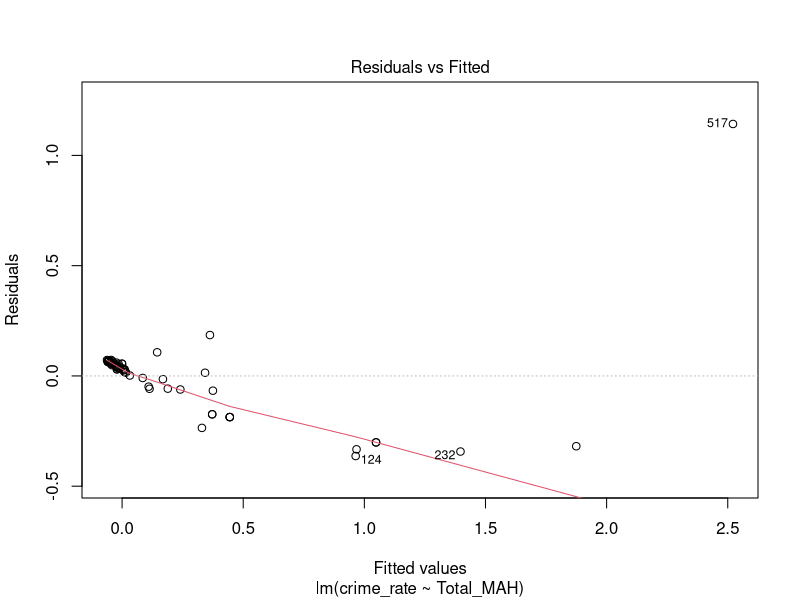
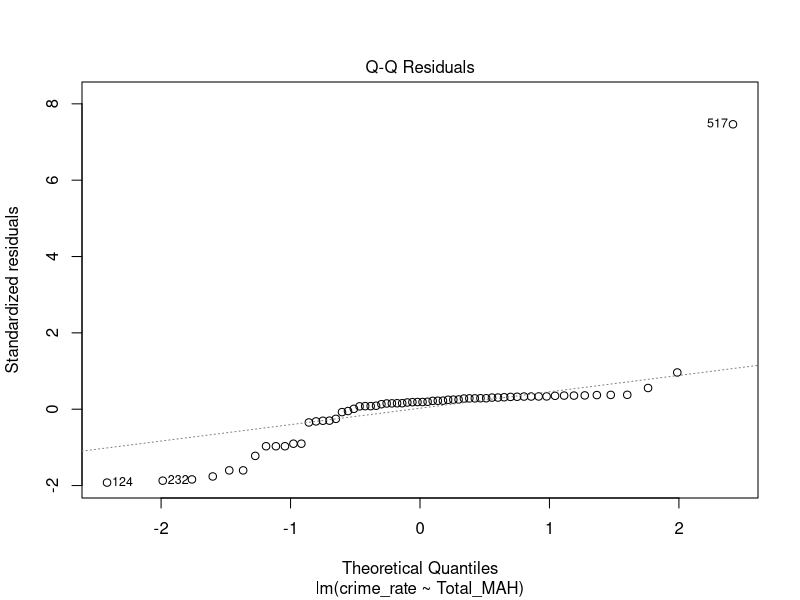
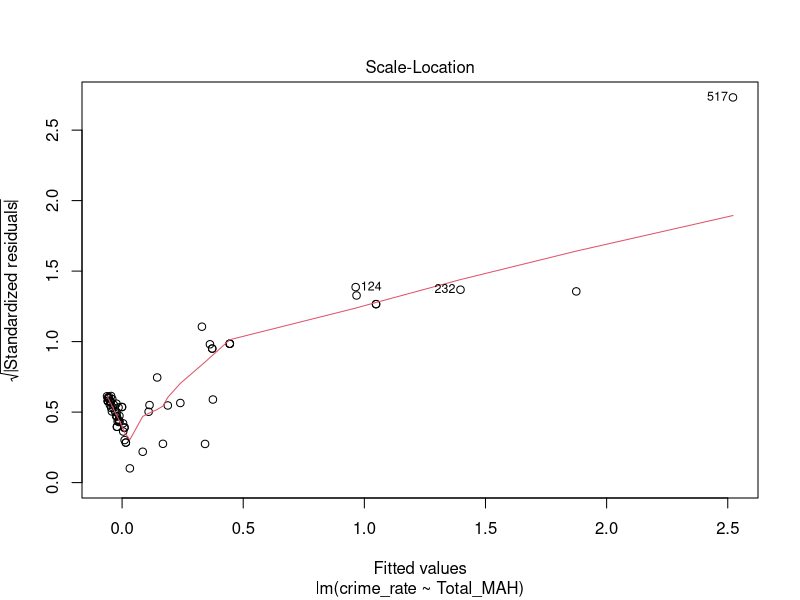
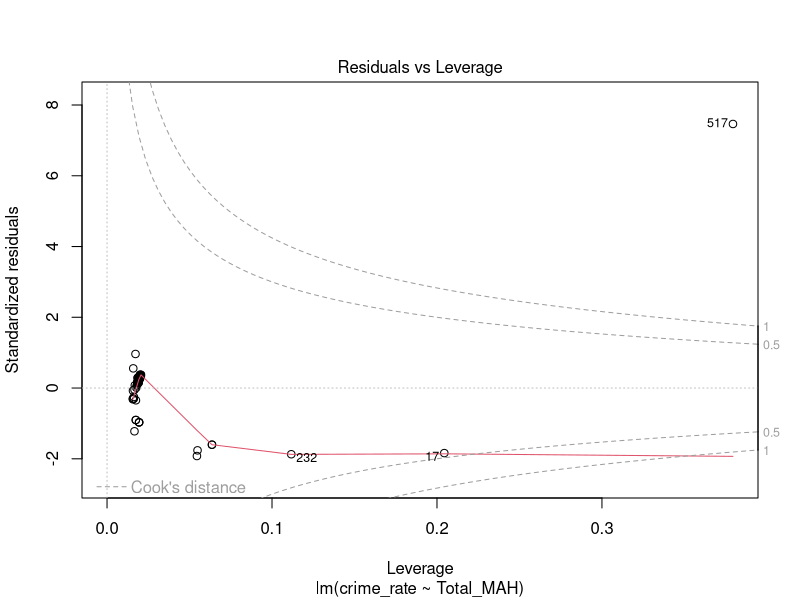

Recreate these plots in R, in order. (Note: this script raises an error after producing the figures.)

#reading the data 
simple_crime_data <-read.csv("simpleCrimeData.csv")

#Checking the structure of the final cleaned crime data
str(simple_crime_data)


#we use seed to 1 produce to produce the same sample randomly
set.seed(1)
no_rows_data <- nrow(simple_crime_data)
sample <- sample(1:no_rows_data, size = round(0.7 * no_rows_data), replace = FALSE)

#Splitting the data into train and test
training_data <- simple_crime_data[sample, ]
testing_data <- simple_crime_data[-sample, ]

training_data <- subset(training_data, select =  -c(Region))
testing_data <- subset(testing_data, select =  -c(Region))


#fitting the data using multiple linear regression
fit <- lm(crime_rate ~ Total_MAH,Total_DN + Total_kidnap + Total_REHi + Total_Burglary + Total_Theft + 
            Total_Fraud + Total_weapon + Total_PDE + Total_poSo, data=training_data)

plot(fit)

#The summary function gives the details of the model.How it interpreted the results
summary(fit)

#confint gives the confidence intervel for each feature
confint(fit)


#QQplot helps in determining the outliers in the data
library(car)
qqPlot(fit, labels=row.names(simple_crime_data), id.method="identify", simulate=TRUE, main="Q-Q Plot")



#Lets look at actual crime rate values of the data
training_data[272,]
training_data[125,]
training_data[306,]
training_data[347,]

#This gives the predicted values 
fitted(fit)[272]
fitted(fit)[125]

#OutilerTest is used to check for the outlier in the data
library(car)
outlierTest(fit)



#removing outliers from data
simple_crime_data <- subset(simple_crime_data, simple_crime_data$id!=20164)
simple_crime_data <- subset(simple_crime_data, simple_crime_data$id!=206)
simple_crime_data <- subset(simple_crime_data, simple_crime_data$id!=2030)
simple_crime_data <- subset(simple_crime_data, simple_crime_data$id!=2035)


set.seed(1)
no_rows_data <- nrow(simple_crime_data)
sample <- sample(1:no_rows_data, size = round(0.7 * no_rows_data), replace = FALSE)

#Splitting the data into train and test
training_data <- simple_crime_data[sample, ]
testing_data <- simple_crime_data[-sample, ]

#fitting the data using multiple linear regression
fit <- lm(crime_rate ~ Total_DN + Total_kidnap + Total_REHi + Total_Burglary + Total_Theft + 
            Total_Fraud + Total_weapon + Total_PDE + Total_poSo, data=training_data)

#Outlier test
outlierTest(fit)

#component residual plots to check linearity with each feature
crPlots(fit)

#checking for influence variables
cutoff <- 4/(nrow(training_data) - length(fit$coefficients) - 2)
plot(fit, which = 4, cook.levels = cutoff)
abline(h = cutoff, lty = 2, col = "red")


#Added variable plot
avPlots(fit, ask=FALSE)
influencePlot(fit, main="Influence Plot",
              sub="Circle size is proportional to Cook's distance")

library(car)
#mutlicolinearity check
vif(fit)


#To get prediction values
predicted_crime_rate <- predict(fit, testing_data)

#bulding a dataframe which contains predicted and actual variables
actuals_predictions <- data.frame(cbind(actuals = testing_data$crime_rate, predicted = predicted_crime_rate))
head(actuals_predictions)

#Accuracy check
correlation_accuracy <- cor(actuals_predictions)
correlation_accuracy

#mean absolute percentage error 
min_max_accuracy <- mean(apply(actuals_predictions, 1, min) / apply(actuals_predictions, 1, max))
min_max_accuracy

#Residual Standard Error (RSE)
sigma(fit)/ mean(testing_data$crime_rate)

summary(numerical_pca_list)

df <- data.frame(Total_MAH = c(100),Total_DN = c(600), Total_kidnap =c(5), Total_REHi =c(200), Total_Burglary=c(270), Total_Theft =c(800), 
                 Total_Fraud = c(120), Total_weapon = c(90), Total_PDE = c(1109), Total_poSo = c(2482))

predicted_value <- predict(fit,df)
predicted_value


df1 <- data.frame(Total_MAH = c(1500),Total_DN = c(600), Total_kidnap =c(500), Total_REHi =c(200), Total_Burglary=c(270), Total_Theft =c(800), 
                  Total_Fraud = c(120), Total_weapon = c(1090), Total_PDE = c(1109), Total_poSo = c(2482))

predicted_value1 <- predict(fit,df1)
predicted_value1

df2 <- data.frame(Total_MAH = c(100),Total_DN = c(60), Total_kidnap =c(5), Total_REHi =c(200), Total_Burglary=c(270), Total_Theft =c(800), 
                  Total_Fraud = c(120), Total_weapon = c(900), Total_PDE = c(1109), Total_poSo = c(2482))

predicted_value <- predict(fit,df2)
predicted_value

df3 <- data.frame(Total_MAH = c(2000),Total_DN = c(60), Total_kidnap =c(5), Total_REHi =c(200), Total_Burglary=c(270), Total_Theft =c(800), 
                  Total_Fraud = c(120), Total_weapon = c(500), Total_PDE = c(1109), Total_poSo = c(2482))

predicted_value <- predict(fit,df3)
predicted_value
